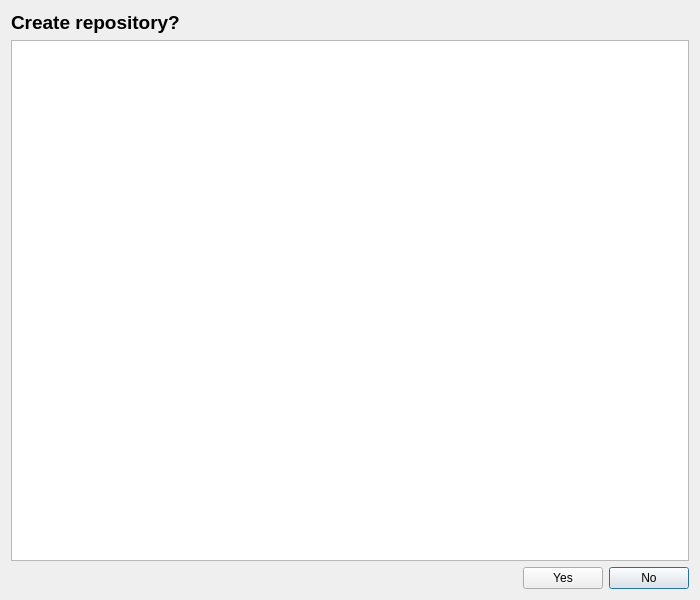
<?xml version="1.0" encoding="UTF-8"?>
<ui version="4.0">
 <class>ConfirmDialog</class>
 <widget class="QDialog" name="ConfirmDialog">
  <property name="geometry">
   <rect>
    <x>0</x>
    <y>0</y>
    <width>700</width>
    <height>600</height>
   </rect>
  </property>
  <property name="windowTitle">
   <string>Confirm Creation</string>
  </property>
  <property name="modal">
   <bool>true</bool>
  </property>
  <layout class="QVBoxLayout" name="verticalLayout">
   <item>
    <widget class="QLabel" name="title_label">
     <property name="text">
      <string>Create repository?</string>
     </property>
     <property name="font">
      <font>
       <pointsize>14</pointsize>
       <bold>true</bold>
      </font>
     </property>
    </widget>
   </item>
   <item>
    <widget class="QTextBrowser" name="details_browser">
     <property name="readOnly">
      <bool>true</bool>
     </property>
    </widget>
   </item>
   <item>
    <layout class="QHBoxLayout" name="button_layout">
     <item>
      <spacer name="horizontalSpacer">
       <property name="orientation">
        <enum>Qt::Horizontal</enum>
       </property>
       <property name="sizeHint" stdset="0">
        <size>
         <width>40</width>
         <height>20</height>
        </size>
       </property>
      </spacer>
     </item>
     <item>
      <widget class="QPushButton" name="yes_button">
       <property name="text">
        <string>Yes</string>
       </property>
       <property name="default">
        <bool>false</bool>
       </property>
      </widget>
     </item>
     <item>
      <widget class="QPushButton" name="no_button">
       <property name="text">
        <string>No</string>
       </property>
       <property name="default">
        <bool>true</bool>
       </property>
      </widget>
     </item>
    </layout>
   </item>
  </layout>
 </widget>
 <resources/>
 <connections/>
</ui>
